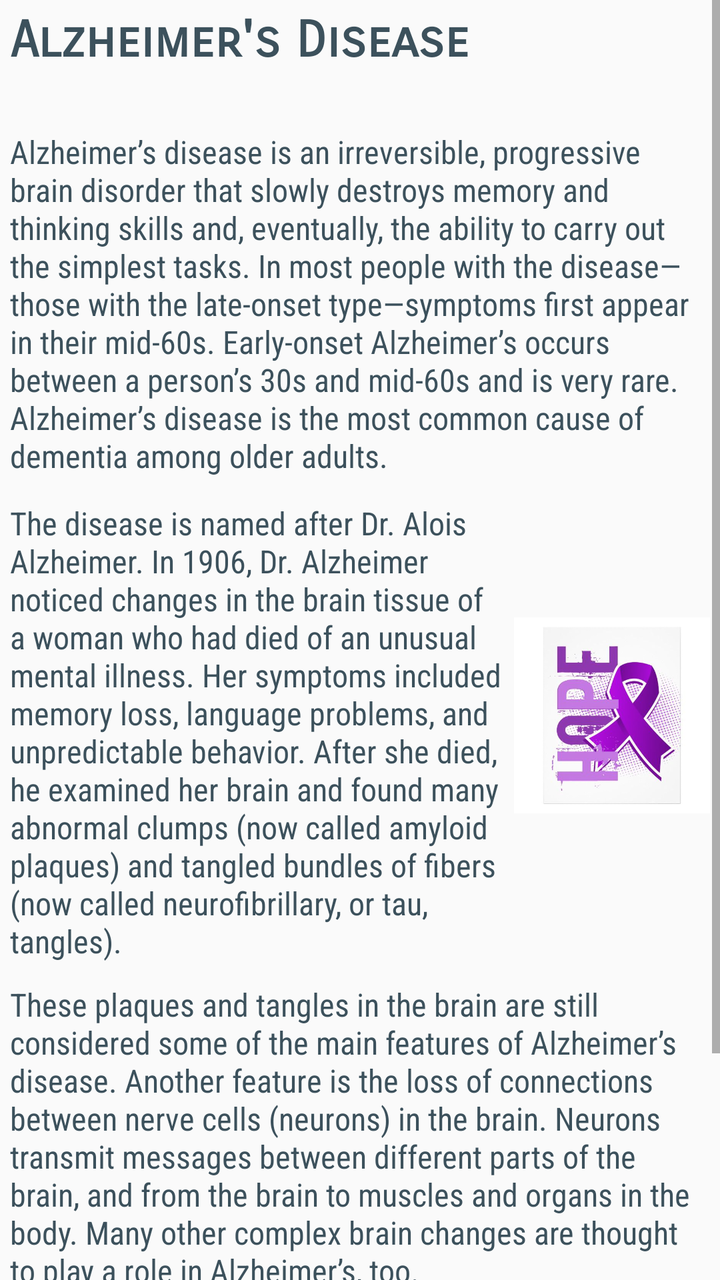
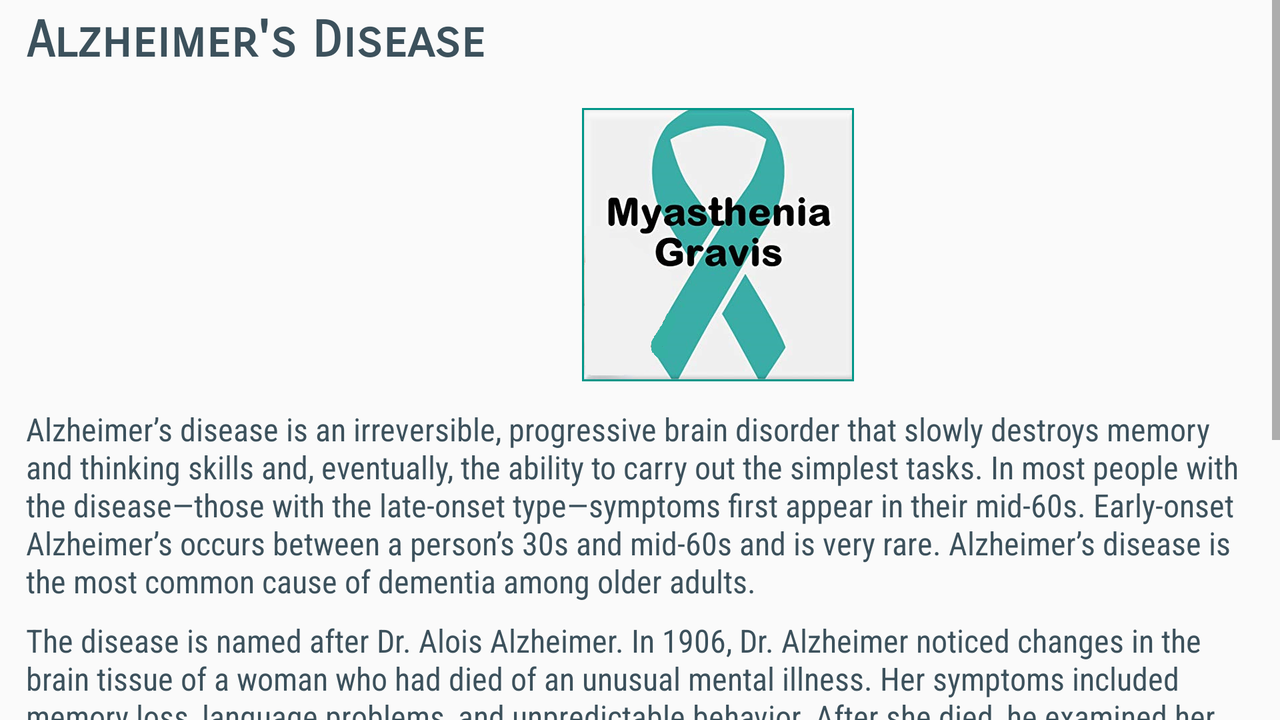

The same Android screen from two of the app's own layout files: first res/layout/ as a phone draws it, then the repository's variant for another configuration, drawn on a device whose configuration selects that folder. Both files follow.
<!-- AndroidManifest.xml: application theme AppTheme.NoActionBar -->
<!-- res/layout/mg_information.xml -->
<?xml version="1.0" encoding="utf-8"?>
<LinearLayout
    xmlns:android="http://schemas.android.com/apk/res/android"
    xmlns:app="http://schemas.android.com/apk/res-auto"
    xmlns:tools="http://schemas.android.com/tools"
    android:layout_width="match_parent"
    android:layout_height="match_parent"
    android:orientation="vertical"
    tools:context="com.example.ehealth.lab.university.disease.description.DiseaseMain">

    <FrameLayout
        android:id="@+id/container"
        android:layout_width="match_parent"
        android:layout_height="match_parent">

        <ScrollView
            android:layout_width="match_parent"
            android:layout_height="match_parent">

            <RelativeLayout
                android:layout_width="match_parent"
                android:layout_height="wrap_content"
                android:padding="5dp"
                tools:context=".disease.description.MGInformation">

                <TextView
                    android:id="@+id/title_info"
                    android:layout_width="wrap_content"
                    android:layout_height="wrap_content"
                    android:layout_alignParentTop="true"
                    android:layout_alignStart="@+id/paragraph_info_1"
                    android:fontFamily="sans-serif-smallcaps"
                    android:gravity="center_horizontal"
                    android:text="@string/what_is_Title"
                    android:textColor="@color/primary"
                    android:textSize="25sp"
                    android:textStyle="bold" />

                <TextView
                    android:id="@+id/paragraph_info_1"
                    android:layout_width="wrap_content"
                    android:layout_height="match_parent"
                    android:layout_alignEnd="@+id/paragraph_info_4"
                    android:layout_below="@+id/title_info"
                    android:background="@null"
                    android:fontFamily="sans-serif-condensed"
                    android:text="@string/what_is_1"
                    android:textColor="@color/primary"
                    android:textSize="16sp"
                    android:textStyle="normal" />

                <TextView
                    android:id="@+id/paragraph_info_2"
                    android:layout_width="250dp"
                    android:layout_height="match_parent"
                    android:layout_below="@+id/paragraph_info_1"
                    android:layout_marginTop="12dp"
                    android:layout_toStartOf="@+id/mg_image"
                    android:background="@null"
                    android:fontFamily="sans-serif-condensed"
                    android:text="@string/what_is_2"
                    android:textColor="@color/primary"
                    android:textSize="16sp"
                    android:textStyle="normal" />

                <TextView
                    android:id="@+id/paragraph_info_3"
                    android:layout_width="wrap_content"
                    android:layout_height="wrap_content"
                    android:layout_alignStart="@+id/paragraph_info_1"
                    android:layout_below="@+id/paragraph_info_2"
                    android:layout_marginEnd="8dp"
                    android:layout_marginTop="10dp"
                    android:background="@null"
                    android:fontFamily="sans-serif-condensed"
                    android:text="@string/what_is_3"
                    android:textColor="@color/primary"
                    android:textSize="16sp"
                    android:textStyle="normal" />

                <TextView
                    android:id="@+id/paragraph_info_4"
                    android:layout_width="wrap_content"
                    android:layout_height="wrap_content"
                    android:layout_below="@+id/paragraph_info_3"
                    android:layout_marginTop="10dp"
                    android:layout_alignParentBottom="true"
                    android:layout_alignParentStart="true"
                    android:background="@null"
                    android:fontFamily="sans-serif-condensed"
                    android:text="@string/what_is_4"
                    android:textColor="@color/primary"
                    android:textSize="16sp"
                    android:textStyle="normal" />

                <ImageView
                    android:id="@+id/imageView8"
                    android:layout_width="136dp"
                    android:layout_height="214dp"
                    android:layout_below="@+id/paragraph_info_1"
                    android:layout_marginStart="2dp"
                    android:layout_marginTop="12dp"
                    android:layout_toEndOf="@+id/paragraph_info_2"
                    app:srcCompat="@drawable/hope_alzheimer" />

            </RelativeLayout>
        </ScrollView>
    </FrameLayout>
</LinearLayout>
<!-- resources referenced by this layout -->
<resources>
  <color name="primary">#3C515C</color>
  <!-- drawable hope_alzheimer: png bitmap (drawable, 165249 bytes) -->
  <string name="what_is_1">Alzheimer’s disease is an irreversible, progressive brain
          disorder that slowly destroys memory and thinking skills and, eventually, the ability
          to carry out the simplest tasks. In most people with the disease—those with the late-onset
          type—symptoms first appear in their mid-60s. Early-onset Alzheimer’s occurs between a person’s
          30s and mid-60s and is very rare. Alzheimer’s disease is the most common cause of dementia among
          older adults.</string>
  <string name="what_is_2">The disease is named after Dr. Alois Alzheimer. In 1906, Dr. Alzheimer
          noticed changes in the brain tissue of a woman who had died of an unusual mental illness.
          Her symptoms included memory loss, language problems, and unpredictable behavior. After she
          died, he examined her brain and found many abnormal clumps (now called amyloid plaques) and
          tangled bundles of fibers (now called neurofibrillary, or tau, tangles).</string>
  <string name="what_is_3">These plaques and tangles in the brain are still considered some of the
          main features of Alzheimer’s disease. Another feature is the loss of connections between
          nerve cells (neurons) in the brain. Neurons transmit messages between different parts of the
          brain, and from the brain to muscles and organs in the body. Many other complex brain changes
          are thought to play a role in Alzheimer’s, too.</string>
  <string name="what_is_4">This damage initially appears to take place in the hippocampus, the
          part of the brain essential in forming memories. As neurons die, additional parts of the brain
          are affected. By the final stage of Alzheimer’s, damage is widespread, and brain tissue has
          shrunk significantly.</string>
  <string name="what_is_Title">Alzheimer\'s Disease\n</string>
  <style name="AppTheme.NoActionBar" parent="Theme.AppCompat.Light.NoActionBar">
          <item name="colorPrimary">@color/primary</item>
          <item name="colorPrimaryDark">@color/primary_dark</item>
          <item name="colorAccent">@color/accent</item>
          <item name="background">@color/black</item>
      </style>
  <color name="primary_dark">#142E3C</color>
  <color name="accent">#40C4FF</color>
  <color name="black">#FF000000</color>
</resources>
<!-- res/layout-land/mg_information.xml (the repository's variant of the layout above) -->
<!-- drawn on the phone turned sideways -->
<?xml version="1.0" encoding="utf-8"?>
<LinearLayout
    xmlns:android="http://schemas.android.com/apk/res/android"
    xmlns:app="http://schemas.android.com/apk/res-auto"
    xmlns:tools="http://schemas.android.com/tools"
    android:layout_width="match_parent"
    android:layout_height="match_parent"
    android:orientation="vertical"
    tools:context="com.example.ehealth.lab.university.disease.description.DiseaseMain">

    <FrameLayout
        android:id="@+id/container"
        android:layout_width="match_parent"
        android:layout_height="match_parent">

        <ScrollView
            android:layout_width="match_parent"
            android:layout_height="match_parent">

            <RelativeLayout
                android:layout_width="match_parent"
                android:layout_height="wrap_content"
                android:padding="5dp"
                tools:context=".disease.description.MGInformation">

                <TextView
                    android:id="@+id/title_info"
                    android:layout_width="wrap_content"
                    android:layout_height="wrap_content"
                    android:layout_alignParentTop="true"
                    android:layout_alignStart="@+id/paragraph_info_1"
                    android:fontFamily="sans-serif-smallcaps"
                    android:gravity="center_horizontal"
                    android:text="@string/what_is_Title"
                    android:textColor="@color/primary"
                    android:textSize="25sp"
                    android:textStyle="bold" />


                <TextView
                    android:id="@+id/paragraph_info_1"
                    android:layout_width="wrap_content"
                    android:layout_height="match_parent"
                    android:layout_alignStart="@+id/paragraph_info_2"
                    android:layout_marginTop="13dp"
                    android:layout_below="@+id/mg_image"
                    android:background="@null"
                    android:fontFamily="sans-serif-condensed"
                    android:text="@string/what_is_1"
                    android:textColor="@color/primary"
                    android:textSize="16sp"
                    android:textStyle="normal" />

                <TextView
                    android:id="@+id/paragraph_info_2"
                    android:layout_width="wrap_content"
                    android:layout_height="match_parent"
                    android:layout_below="@id/paragraph_info_1"
                    android:layout_marginEnd="8dp"
                    android:layout_marginStart="8dp"
                    android:layout_marginTop="8dp"
                    android:background="@null"
                    android:fontFamily="sans-serif-condensed"
                    android:text="@string/what_is_2"
                    android:textColor="@color/primary"
                    android:textSize="16sp"
                    android:textStyle="normal" />

                <TextView
                    android:id="@+id/paragraph_info_3"
                    android:layout_width="wrap_content"
                    android:layout_height="wrap_content"
                    android:layout_alignStart="@+id/paragraph_info_1"
                    android:layout_below="@+id/paragraph_info_2"
                    android:layout_marginEnd="8dp"
                    android:layout_marginTop="10dp"
                    android:background="@null"
                    android:fontFamily="sans-serif-condensed"
                    android:text="@string/what_is_3"
                    android:textColor="@color/primary"
                    android:textSize="16sp"
                    android:textStyle="normal" />

                <TextView
                    android:id="@+id/paragraph_info_4"
                    android:layout_width="wrap_content"
                    android:layout_height="wrap_content"
                    android:layout_below="@id/paragraph_info_3"
                    android:layout_marginStart="8dp"
                    android:layout_marginTop="10dp"
                    android:layout_marginEnd="8dp"
                    android:background="@null"
                    android:fontFamily="sans-serif-condensed"
                    android:text="@string/what_is_4"
                    android:textColor="@color/primary"
                    android:textSize="16sp"
                    android:textStyle="normal" />

                <ImageView
                    android:id="@+id/mg_image"
                    android:layout_width="wrap_content"
                    android:layout_height="match_parent"
                    android:layout_alignEnd="@+id/paragraph_info_2"
                    android:layout_alignParentTop="true"
                    android:layout_marginEnd="200dp"
                    android:layout_marginTop="49dp"
                    android:background="#009688"
                    android:padding="1dp"
                    android:scaleType="fitXY"
                    android:src="@mipmap/mg_information" />

            </RelativeLayout>
        </ScrollView>
    </FrameLayout>
</LinearLayout>
<!-- resources referenced by the variant -->
<!-- as the phone turned sideways resolves them -->
<resources>
  <color name="primary">#3C515C</color>
  <!-- mipmap mg_information: png bitmap (mipmap-xxhdpi, 106181 bytes) -->
  <string name="what_is_1">Alzheimer’s disease is an irreversible, progressive brain
          disorder that slowly destroys memory and thinking skills and, eventually, the ability
          to carry out the simplest tasks. In most people with the disease—those with the late-onset
          type—symptoms first appear in their mid-60s. Early-onset Alzheimer’s occurs between a person’s
          30s and mid-60s and is very rare. Alzheimer’s disease is the most common cause of dementia among
          older adults.</string>
  <string name="what_is_2">The disease is named after Dr. Alois Alzheimer. In 1906, Dr. Alzheimer
          noticed changes in the brain tissue of a woman who had died of an unusual mental illness.
          Her symptoms included memory loss, language problems, and unpredictable behavior. After she
          died, he examined her brain and found many abnormal clumps (now called amyloid plaques) and
          tangled bundles of fibers (now called neurofibrillary, or tau, tangles).</string>
  <string name="what_is_3">These plaques and tangles in the brain are still considered some of the
          main features of Alzheimer’s disease. Another feature is the loss of connections between
          nerve cells (neurons) in the brain. Neurons transmit messages between different parts of the
          brain, and from the brain to muscles and organs in the body. Many other complex brain changes
          are thought to play a role in Alzheimer’s, too.</string>
  <string name="what_is_4">This damage initially appears to take place in the hippocampus, the
          part of the brain essential in forming memories. As neurons die, additional parts of the brain
          are affected. By the final stage of Alzheimer’s, damage is widespread, and brain tissue has
          shrunk significantly.</string>
  <string name="what_is_Title">Alzheimer\'s Disease\n</string>
  <style name="AppTheme.NoActionBar" parent="Theme.AppCompat.Light.NoActionBar">
          <item name="colorPrimary">@color/primary</item>
          <item name="colorPrimaryDark">@color/primary_dark</item>
          <item name="colorAccent">@color/accent</item>
          <item name="background">@color/black</item>
      </style>
  <color name="primary_dark">#142E3C</color>
  <color name="accent">#40C4FF</color>
  <color name="black">#FF000000</color>
</resources>
